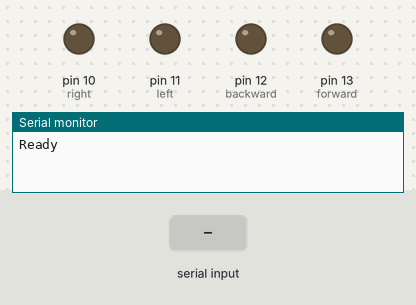
A sketch run on a simulated Arduino Uno, built with avr-gcc and run on an emulated ATmega328P. Parts: output pins drawn as LEDs (lit = HIGH), the last lines printed to the serial monitor. Inputs (shaded band) come from the test bench.

Above: at 1.2 s.
1.3 s: "0" received over Serial
At 2.5 s:
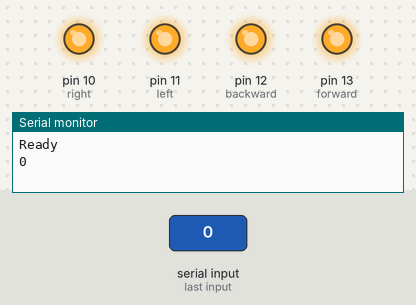
2.8 s: "1" received over Serial
At 3.8 s:
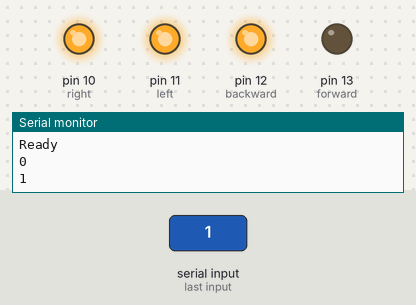
4.3 s: "2" received over Serial
At 4.9 s:
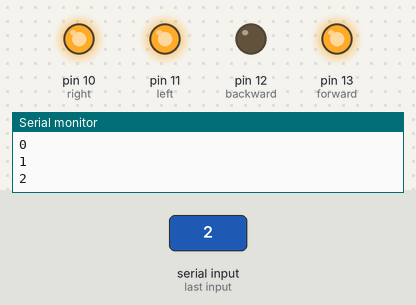
5.8 s: "3" received over Serial
At 6.1 s:
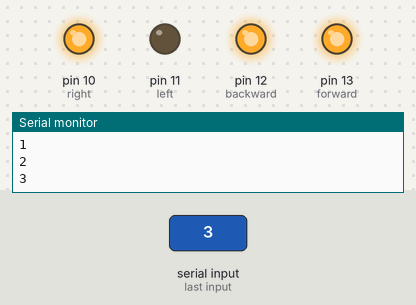
7.3 s: "4" received over Serial
At 8.4 s:
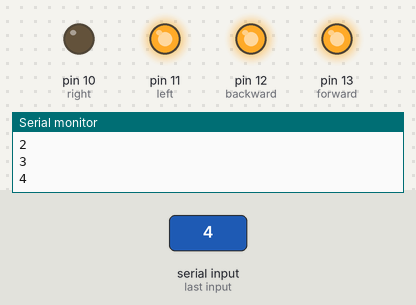
8.8 s: "5" received over Serial
At 9.6 s:
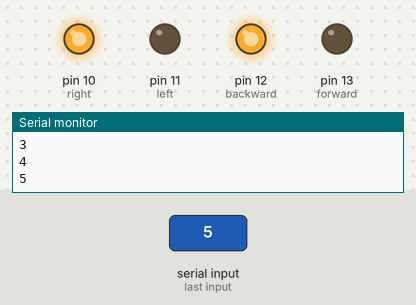
Timing chart, 0 to 11.3 s (numbered marks = the images above; inputs shaded):
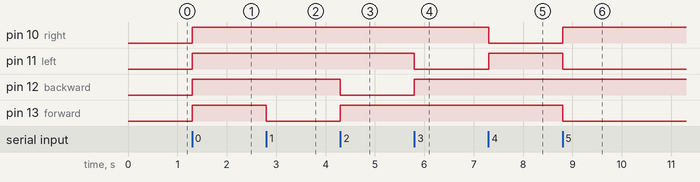

The sketch:

Force_car.ino
```cpp
 // January 12, 2014
 // Sruti Modekurty

 //This program feeds high and low values to the pins that are
 // connected to the forward, back, left, and right buttons on the
 // remote control
 //1 - forward, 2 - reverse, 3 - left, 4 - right,
// 5 - forward left, 6 - forward right, 7 - back left (right), 8 - back right (left)


 void setup() {

   pinMode(13, OUTPUT); //forward
   pinMode(12, OUTPUT); //backward
   pinMode(11, OUTPUT); //left
   pinMode(10, OUTPUT); //right
   Serial.begin(9600);
   Serial.println("Ready");

 }

 void loop() {

   char command = ' ';
   if (Serial.available()) {
     char command = Serial.read();
     Serial.println(command);


   // kill everything
   digitalWrite(13, HIGH);
   digitalWrite(12, HIGH);
   digitalWrite(11, HIGH);
   digitalWrite(10, HIGH);
   switch (command){
     case '0':
       digitalWrite(13, HIGH);
       digitalWrite(12, HIGH);
       digitalWrite(11, HIGH);
       digitalWrite(10, HIGH);

       break;
     case '1':
       digitalWrite(13, LOW);
       break;
     case '2':
       digitalWrite(12, LOW);
       break;
     case '3':
       digitalWrite(11, LOW);
       break;
     case '4':
       digitalWrite(10, LOW);
       break;
     case '5':
       digitalWrite(13, LOW);
       digitalWrite(11, LOW);
       break;
     case '6':
       digitalWrite(13, LOW);
       digitalWrite(10, LOW);
       break;
     case '7':
       digitalWrite(12, LOW);
       digitalWrite(10, LOW);
       break;
     case '8':
       digitalWrite(12, LOW);
       digitalWrite(11, LOW);
       break;
     default:
       digitalWrite(13, HIGH);
       digitalWrite(12, HIGH);
       digitalWrite(11, HIGH);
       digitalWrite(10, HIGH);
   }
     //delay(250);
   }

 }


//   //forward
//   digitalWrite(13, LOW);
//   delay(250);
//   //forward left
//   digitalWrite(11, LOW);
//   delay(250);
//   //stop
//   digitalWrite(13, HIGH);
//   digitalWrite(12, HIGH);
//   digitalWrite(11, HIGH);
//   digitalWrite(10, HIGH);
//   delay(1000);
//   //backward
//   digitalWrite(12, LOW);
//   delay(250);
//   //backward right
//   digitalWrite(10, LOW);
//   delay(250);
//   //stop
//   digitalWrite(12, HIGH);
//   digitalWrite(13, HIGH);
//   digitalWrite(11, HIGH);
//   digitalWrite(10, HIGH);
//   delay(1000);
//
//   //forward
//   digitalWrite(13, LOW);
//   delay(250);
//   //forward right
//   digitalWrite(10, LOW);
//   delay(250);
//   //stop
//   digitalWrite(13, HIGH);
//   digitalWrite(12, HIGH);
//   digitalWrite(11, HIGH);
//   digitalWrite(10, HIGH);
//   delay(1000);
//   //backward
//   digitalWrite(12, LOW);
//   delay(250);
//   //backward left
//   digitalWrite(11, LOW);
//   delay(250);
//   //stop
//   digitalWrite(12, HIGH);
//   digitalWrite(13, HIGH);
//   digitalWrite(11, HIGH);
//   digitalWrite(10, HIGH);
//   delay(1000);
// }
```

Measured:
- after the input at 1.3 s, pin 10 (right), pin 11 (left), pin 12 (backward), pin 13 (forward): LOW → HIGH at once
- after the input at 2.8 s, pin 13 (forward): HIGH → LOW at once
- after the input at 4.3 s, pin 12 (backward): HIGH → LOW at once; pin 13 (forward): LOW → HIGH at once
- after the input at 5.8 s, pin 11 (left): HIGH → LOW at once; pin 12 (backward): LOW → HIGH at once
- after the input at 7.3 s, pin 10 (right): HIGH → LOW at once; pin 11 (left): LOW → HIGH at once
- after the input at 8.8 s, pin 10 (right): LOW → HIGH at once; pin 11 (left), pin 13 (forward): HIGH → LOW at once
